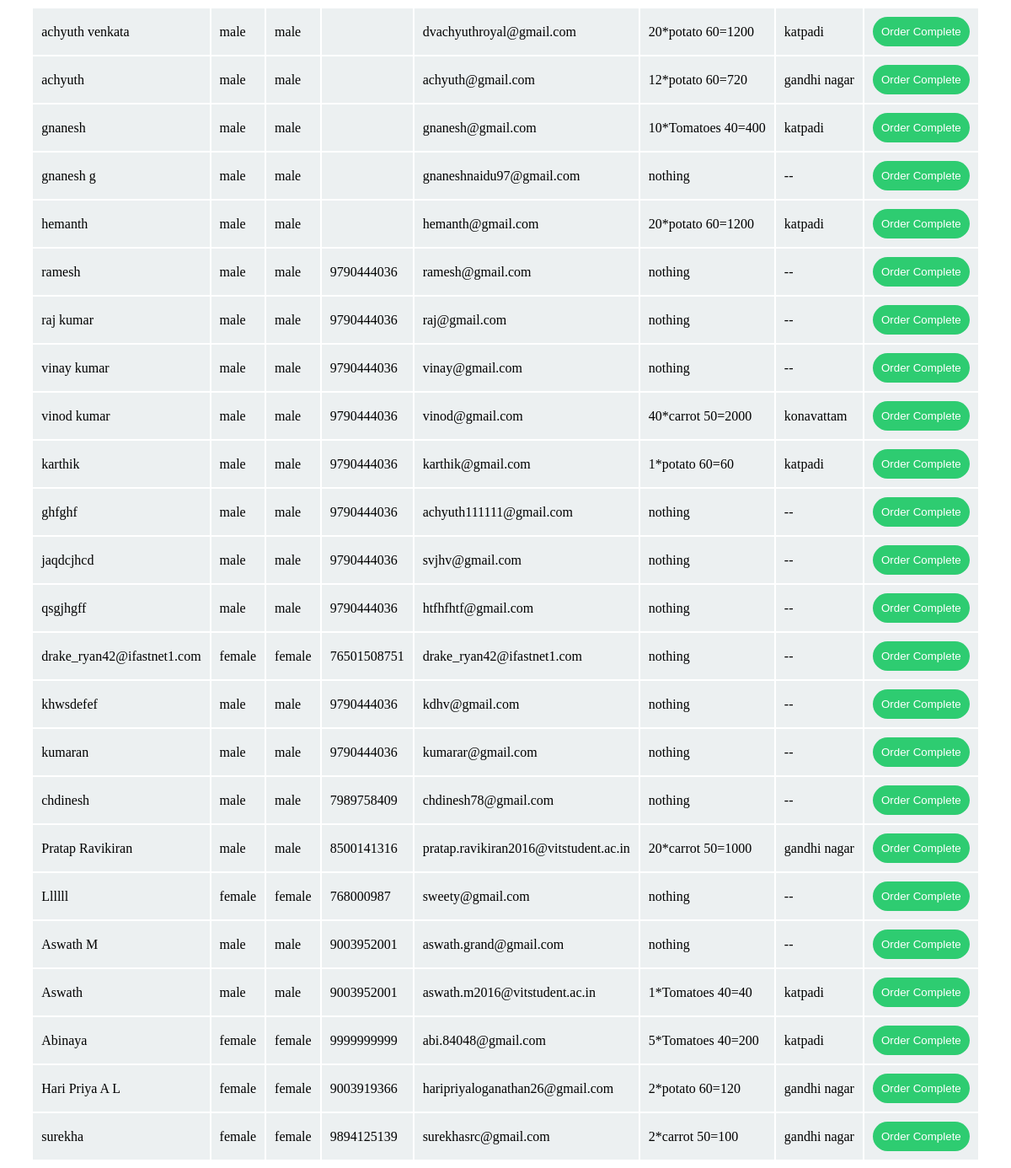
/empsent.php, run on the app's committed database.
### tables this page shows
CREATE TABLE `users` (
  `name` varchar(255) NOT NULL,
  `email` varchar(255) NOT NULL,
  `password` varchar(255) NOT NULL,
  `db` date NOT NULL,
  `gender` varchar(255) NOT NULL,
  `phone` varchar(255) NOT NULL,
  `orders` varchar(255) NOT NULL,
  `confirm` varchar(255) NOT NULL,
  `place` varchar(255) NOT NULL,
  `sent` varchar(255) NOT NULL
);

### empsent.php (the view, shortened to what this page needs)
<!DOCTYPE html>
<html>
<head>
</head>
<body>
<main>
<?php
$connect=mysqli_connect("localhost","root","");
mysqli_select_db($connect,"marketmany");
$select=mysqli_query($connect,"SELECT * FROM users");
echo "
<table>";
while($row=mysqli_fetch_assoc($select)){
	$name=$row["name"];
	$gender=$row["gender"];
	$phone = $row["phone"];
	$email = $row["email"];
	$orders=$row["orders"];
	$place=$row["place"];
	echo "
	<tr>
	<form action='so.php' method='post'>
	<td>
	$name
	</td>
	<td>
	$gender
	</td>
	<td>
	$gender
	</td>
	<td>
	$phone
	</td>
	<td>
	$email
	</td>
	<td>
	$orders
	</td>
	<td>
	$place
	</td>
	<td>
	<input type='hidden' name='name' value='$name' />
	<input type='submit' value='Order Complete'/>
	</td>
	</form>
	</tr>
	";
}
echo "</table>";
?>
</main>
</body>
</html>

### empsent.php (style rules this page uses)
main { display: flex; justify-content: center; align-center: center; min-height: 100vh; }
td { padding: 10px; }
tr { background-color: #ecf0f1; }
input[type="submit"] { background-color: #2ecc71; color: white; border: 0px; padding: 10px; border-radius: 20px; }

### data on the page
users: name "achyuth venkata", gender "male", email "dvachyuthroyal@gmail.com", orders "20*potato 60=1200", place "katpadi"
users: name "achyuth", gender "male", email "achyuth@gmail.com", orders "12*potato 60=720", place "gandhi nagar"
users: name "gnanesh", gender "male", email "gnanesh@gmail.com", orders "10*Tomatoes 40=400", place "katpadi"
users: name "gnanesh g", gender "male", email "gnaneshnaidu97@gmail.com", orders "nothing", place "--"
users: name "hemanth", gender "male", email "hemanth@gmail.com", orders "20*potato 60=1200", place "katpadi"
users: name "ramesh", gender "male", phone "9790444036", email "ramesh@gmail.com", orders "nothing", place "--"
users: name "raj kumar", gender "male", phone "9790444036", email "raj@gmail.com", orders "nothing", place "--"
users: name "vinay kumar", gender "male", phone "9790444036", email "vinay@gmail.com", orders "nothing", place "--"
users: name "vinod kumar", gender "male", phone "9790444036", email "vinod@gmail.com", orders "40*carrot 50=2000", place "konavattam"
users: name "karthik", gender "male", phone "9790444036", email "karthik@gmail.com", orders "1*potato 60=60", place "katpadi"
users: name "ghfghf", gender "male", phone "9790444036", email "achyuth111111@gmail.com", orders "nothing", place "--"
users: name "jaqdcjhcd", gender "male", phone "9790444036", email "svjhv@gmail.com", orders "nothing", place "--"
users: name "qsgjhgff", gender "male", phone "9790444036", email "htfhfhtf@gmail.com", orders "nothing", place "--"
users: name "drake_ryan42@ifastnet1.com", gender "female", phone "76501508751", email "drake_ryan42@ifastnet1.com", orders "nothing", place "--"
users: name "khwsdefef", gender "male", phone "9790444036", email "kdhv@gmail.com", orders "nothing", place "--"
users: name "kumaran", gender "male", phone "9790444036", email "kumarar@gmail.com", orders "nothing", place "--"
users: name "chdinesh", gender "male", phone "7989758409", email "chdinesh78@gmail.com", orders "nothing", place "--"
users: name "Pratap Ravikiran", gender "male", phone "8500141316", email "pratap.ravikiran2016@vitstudent.ac.in", orders "20*carrot 50=1000", place "gandhi nagar"
users: name "Llllll", gender "female", phone "768000987", email "sweety@gmail.com", orders "nothing", place "--"
users: name "Aswath M", gender "male", phone "9003952001", email "aswath.grand@gmail.com", orders "nothing", place "--"
users: name "Aswath", gender "male", phone "9003952001", email "aswath.m2016@vitstudent.ac.in", orders "1*Tomatoes 40=40", place "katpadi"
users: name "Abinaya", gender "female", phone "9999999999", email "abi.84048@gmail.com", orders "5*Tomatoes 40=200", place "katpadi"
users: name "Hari Priya A L", gender "female", phone "9003919366", email "haripriyaloganathan26@gmail.com", orders "2*potato 60=120", place "gandhi nagar"
users: name "surekha", gender "female", phone "9894125139", email "surekhasrc@gmail.com", orders "2*carrot 50=100", place "gandhi nagar"
